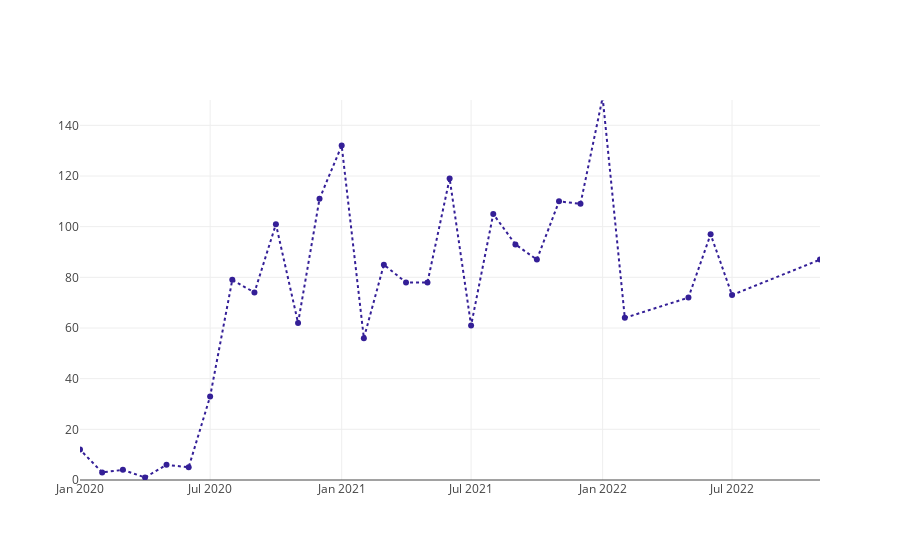

The notebook cell this image was saved under:
### Code cell
# Gráfico 2: Numero de patentes depositadas por mês
# Filtre os dados para incluir apenas meses a partir de janeiro de 2016
df_mes_corte = df_mes[df_mes['Ano_Mês'] >= '2016-01']

trace = go.Scatter(x=df_mes_corte['Ano_Mês'], y=df_mes['Patentes'],
                    mode='lines+markers', 
                    name='Patentes depositadas pelas IFES de 2020 a 2023',
                    line={'color': '#341f97', 'dash': 'dot'})

layout = go.Layout(yaxis={'range': [0, 150],  'showgrid': True},
                   xaxis={'range': ['2020-01', df_mes['Ano_Mês'].max()]})

fig = go.Figure(data=[trace], layout=layout)

iplot(fig)

### Figure 1 — Plotly figure (JSON) as saved in the notebook; plotly's stock layout.template omitted (floating-point values rounded to 4 significant figures)
{"data": [{"line": {"color": "#341f97", "dash": "dot"}, "mode": "lines+markers", "name": "Patentes depositadas pelas IFES de 2020 a 2023", "type": "scatter", "x": ["2016-02", "2016-03", "2016-06", "2016-07", "2016-08", "2016-09", "2016-12", "2017-01", "2017-03", "2017-04", "2017-05", "2017-06", "2017-07", "2017-08", "2017-09", "2017-11", "2017-12", "2018-01", "2018-02", "2018-03", "2018-04", "2018-05", "2018-06", "2018-07", "2018-08", "2018-09", "2018-10", "2018-11", "2018-12", "2019-01", "2019-02", "2019-03", "2019-04", "2019-05", "2019-06", "2019-07", "2019-08", "2019-09", "2019-10", "2019-11", "2019-12", "2020-01", "2020-02", "2020-03", "2020-04", "2020-05", "2020-06", "2020-07", "2020-08", "2020-09", "2020-10", "2020-11", "2020-12", "2021-01", "2021-02", "2021-03", "2021-04", "2021-05", "2021-06", "2021-07", "2021-08", "2021-09", "2021-10", "2021-11", "2021-12", "2022-01", "2022-02", "2022-05", "2022-06", "2022-07", "2022-11"], "y": [1, 1, 1, 1, 1, 1, 1, 1, 1, 1, 1, 1, 1, 1, 3, 4, 2, 1, 1, 1, 1, 1, 1, 3, 3, 1, 1, 2, 4, 2, 2, 5, 4, 3, 3, 5, 1, 2, 2, 4, 1, 12, 3, 4, 1, 6, 5, 33, 79, 74, 101, 62, 111, 132, 56, 85, 78, 78, 119, 61, 105, 93, 87, 110, 109, 151, 64, 72, 97, 73, 87, 103, 124, 98, 98, 81, 108, 111, 30, 52, 67, 60, 69, 55, 74, 61, 76, 67, 78, 136, 12, 1, 1, 1, 2, 1]}], "layout": {"autosize": true, "xaxis": {"range": ["2020-01", "2022-11"], "type": "date"}, "yaxis": {"range": [0, 150], "showgrid": true, "type": "linear"}}}
